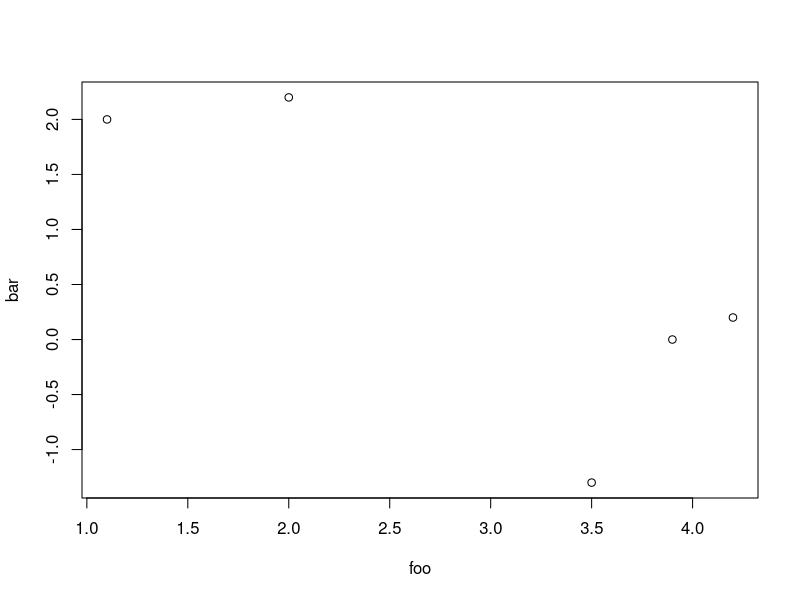
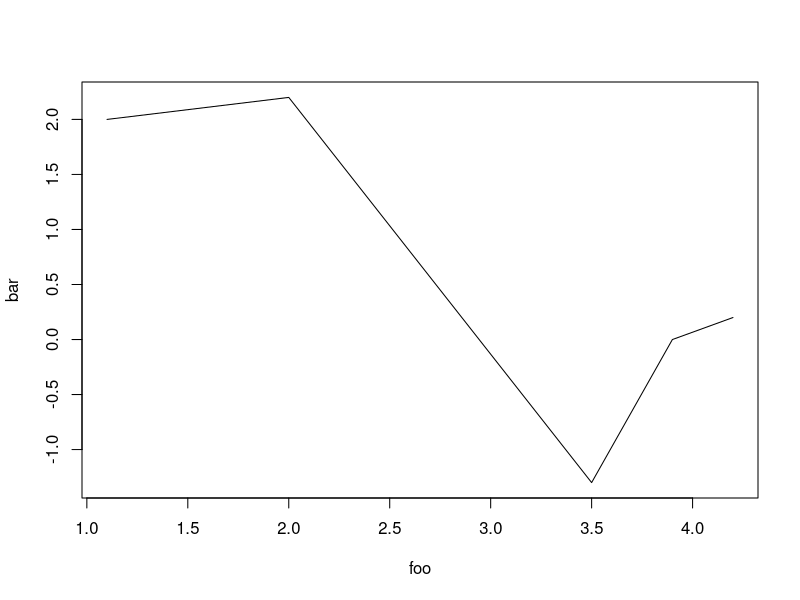
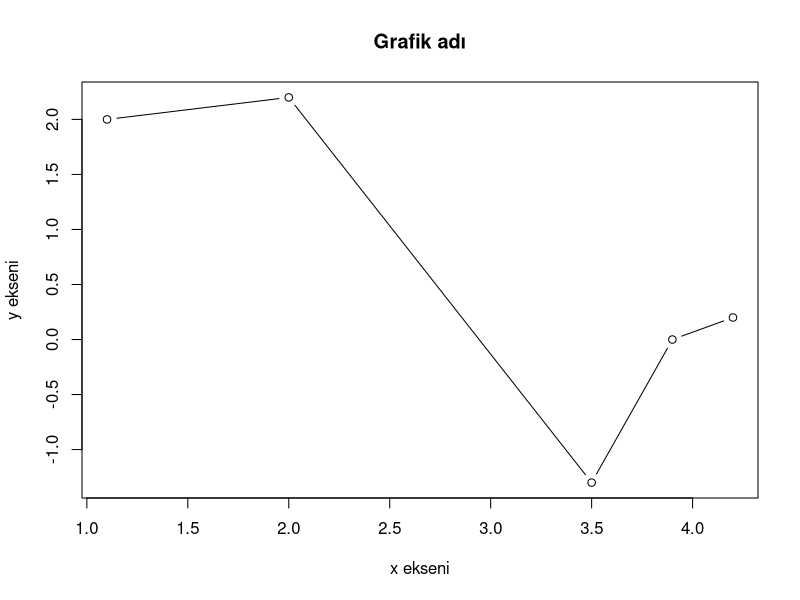
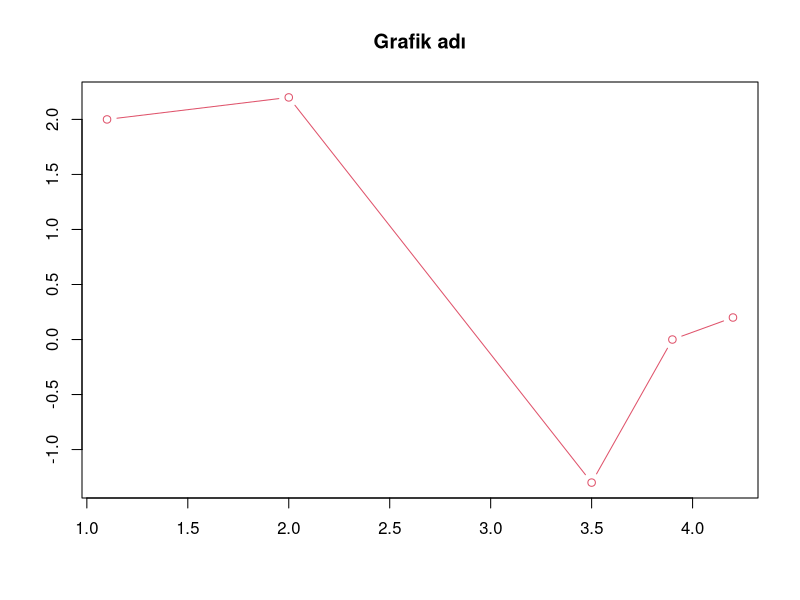
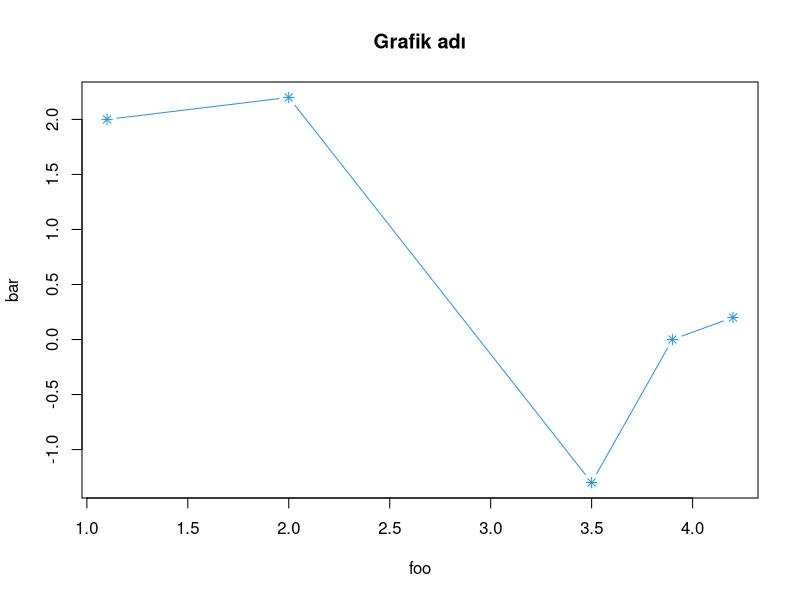
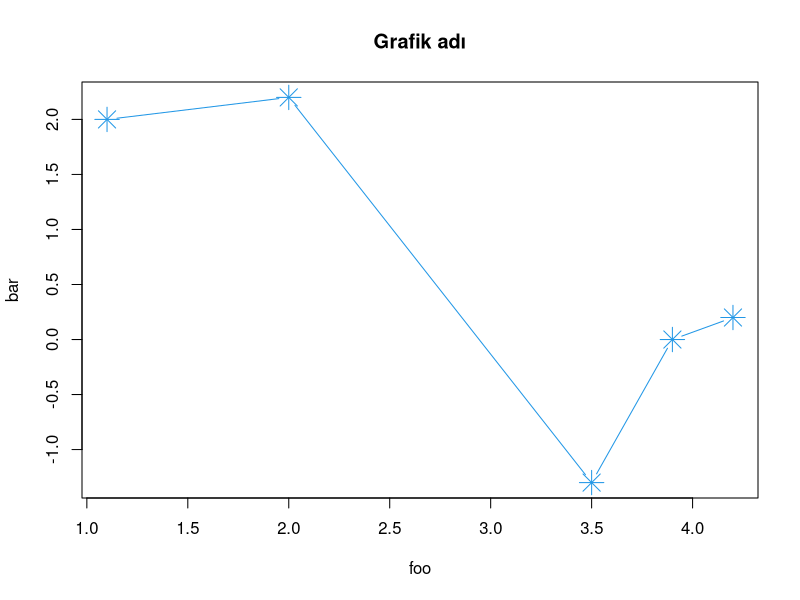
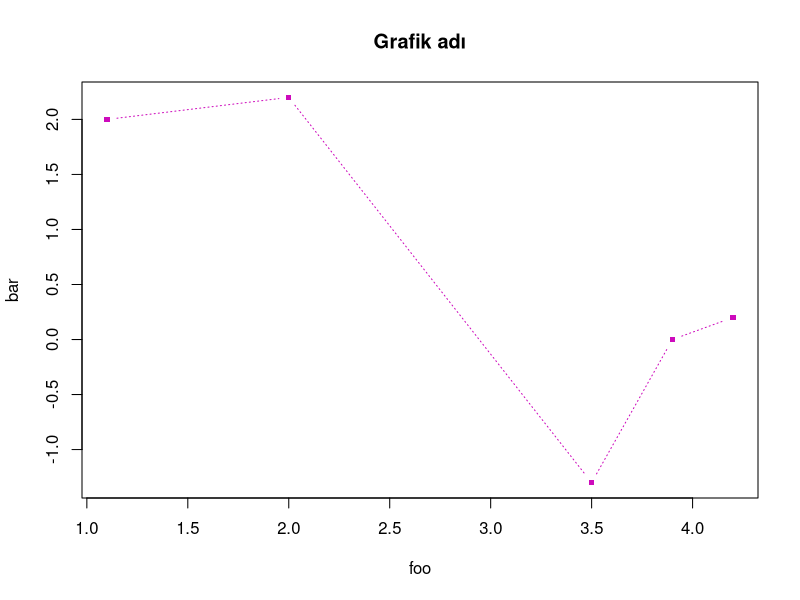
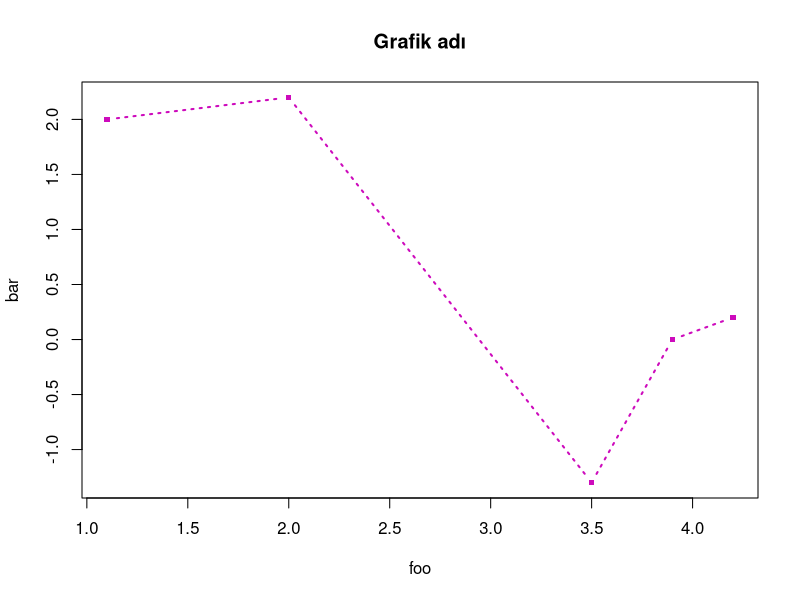

R code for these plots, in order:
## ---- chunk 1
foo <- c(1.1,2,3.5,3.9,4.2)
bar <- c(2,2.2,-1.3,0,0.2)
plot(foo,bar)
## ---- chunk 2
plot(foo, bar, type="l")
## ---- chunk 3
plot(foo,bar,type="b",main="Grafik adı",xlab="x ekseni",
     ylab="y ekseni")
## ---- chunk 4
plot(foo,bar,type="b",main="Grafik adı",xlab="",ylab="",col=2)
## ---- chunk 5
plot(foo,bar,type="b",main="Grafik adı", col=4,pch=8)
## ---- chunk 6
plot(foo,bar,type="b",main="Grafik adı", col=4,pch=8, cex=2.3)
## ---- chunk 7
plot(foo,bar,type="b",main="Grafik adı", col=6,pch=15,cex=0.7, lty=3)
## ---- chunk 8
plot(foo,bar,type="b",main="Grafik adı",
col=6,pch=15,lty=3,cex=0.7,lwd=2)
## ---- chunk 9
plot(foo,bar,type="b",main="Grafik adı",xlab="",ylab="",
                     col=6,pch=15,lty=3,cex=0.7,lwd=2,xlim=c(3,5),ylim=c(-0.5,0.2))
